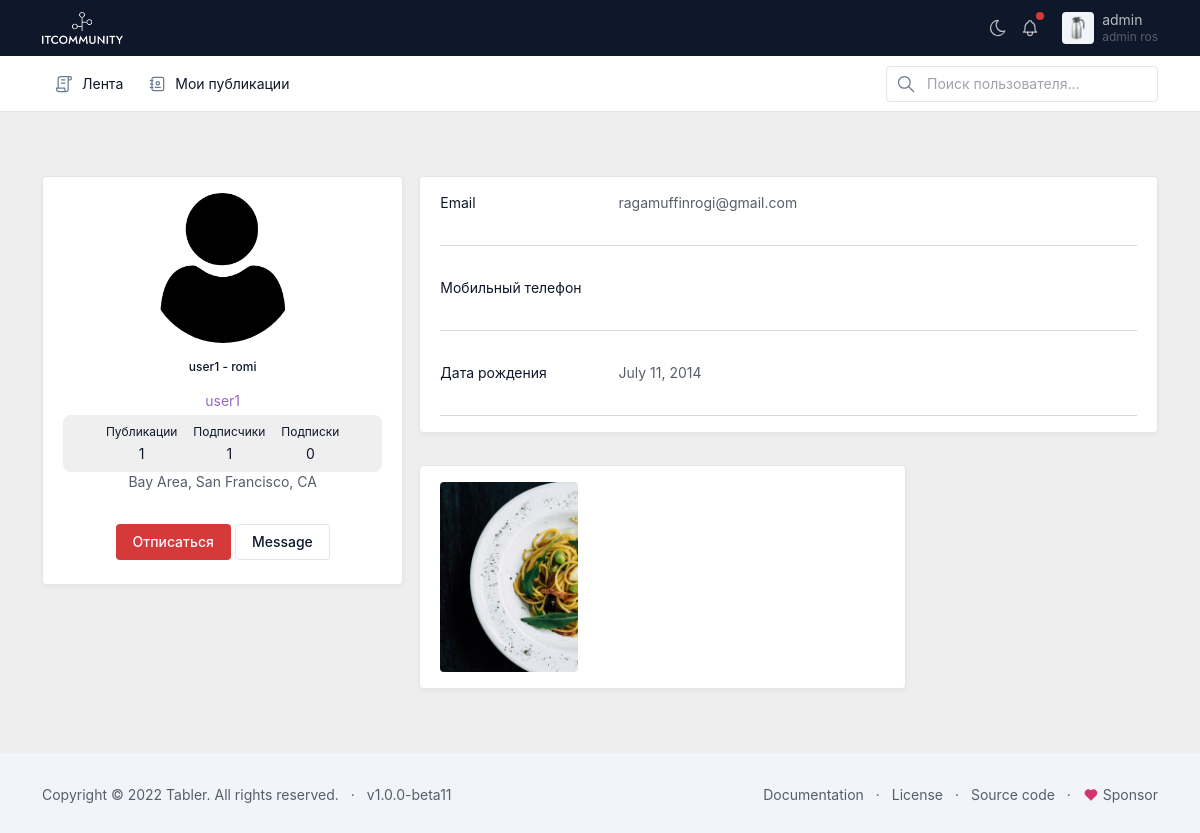
The page /accounts/user/profile/detail/2/ (signed in) on the database as committed earlier.
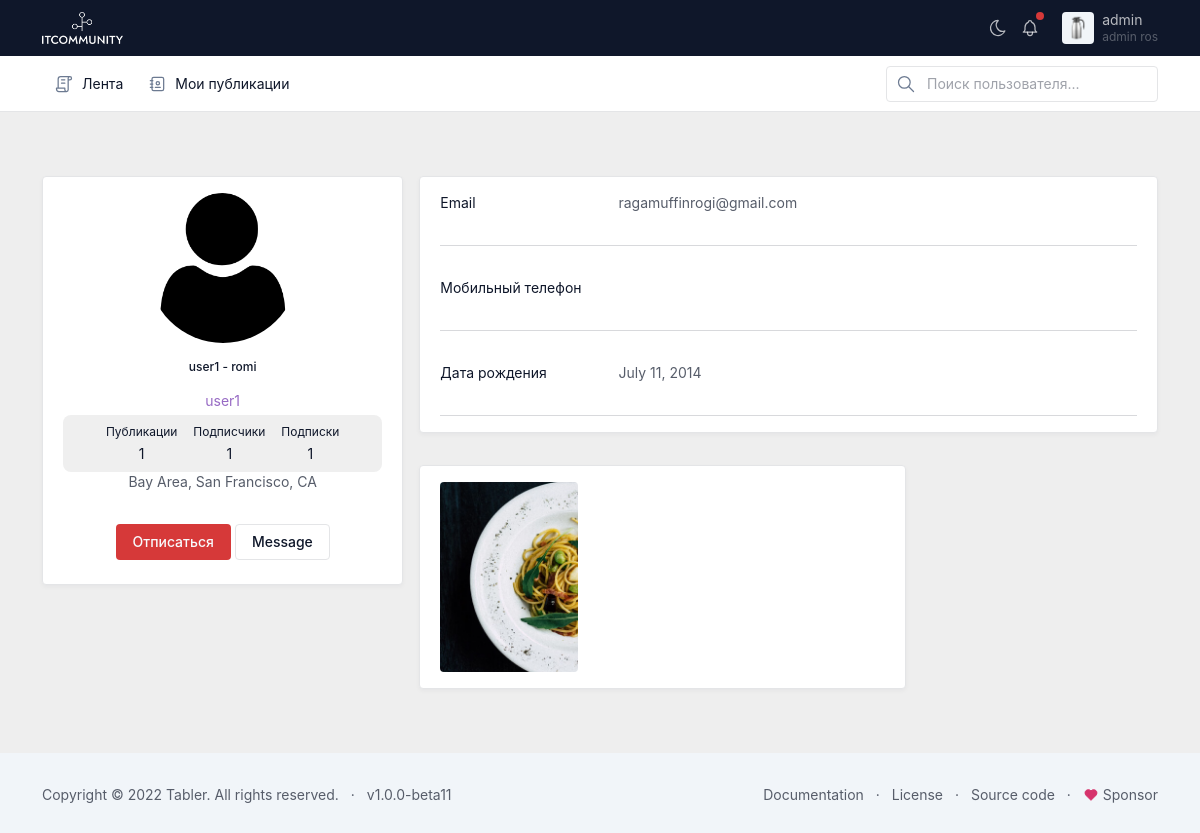
The same page on the database as committed later.
### apps/accounts/models.py (models this page shows, shortened)
class User(AbstractUser):
    avatar = models.ImageField(
        upload_to="users/avatars/",
        null=True,  # для базы
        blank=True,  # для формы
        verbose_name="Фото профиля"
    )
    birthday = models.DateField("Дата рождения", null=True)
    phone = models.CharField("Номер телефона", max_length=14, null=True)
    following = models.ManyToManyField("self", blank=True, null=True,
                 related_name="followers", symmetrical=False)
    is_private = models.BooleanField(default=False)
    class Meta:
        verbose_name = "Пользователь"
        verbose_name_plural = "Пользователи"
    @property
    def full_name(self):
        return f"{self.first_name} - {self.last_name}"

### apps/accounts/views.py (the view)
# urls.py: path("user/profile/detail/<int:pk>/", UserProfileView.as_view(), name="user_details"),
class UserProfileView(LoginRequiredMixin, DetailView):
    template_name = "user_profile_detail.html"
    model = User
    queryset = User.objects.all()

### apps/accounts/templates/user_profile_detail.html (shortened to what the changed rows need)
{% extends 'base.html' %}
{% block content %}
    <section style="background-color: #eee;">
        <div class="container py-5">
            <div class="row">
                <div class="col-lg-4">
                    <div class="card mb-4">
                        <div class="card-body text-center">
                            {% if object.avatar %}
                                <img src="{{ object.avatar.url }}" alt="avatar"
                                     class="rounded-circle img-fluid" style="width: 150px;">
                            {% else %}
                                <img src="/static/img/icons/user_profile.png" alt="avatar"
                                     class="rounded-circle img-fluid" style="width: 150px;">
                            {% endif %}
                            <h5 class="my-3">{{ object.full_name }}</h5>
                            <p class="text-primary mb-1">{{ object.username }}</p>
                            <div class="d-flex justify-content-center rounded-3 p-2"
                                 style="background-color: #efefef;">
                                <div>
                                    <p class="small text mb-1">Публикации</p>
                                    <p class="mb-0">{{ object.posts.count }}</p>
                                </div>
                                <div class="px-3">
                                    <p class="small text mb-1">Подписчики </p>
                                    <p class="mb-0"> {{ object.followers.count }}</p>
                                </div>
                                <div>
                                    <p class="small text mb-1">Подписки</p>
                                    <p class="mb-0">{{ object.following.count }}</p>
                                </div>
                            </div>
                            <p class="text-muted mb-4">Bay Area, San Francisco, CA</p>
                            <div class="d-flex justify-content-center mb-2">
                                {% if request.user in object.followers.all %}
                                    <a href="{% url 'unfollow' object.id %}" class="btn btn-danger"> Отписаться </a>
                                {% else %}
                                    <a href="{% url 'follow' object.id %}" class="btn btn-success"> Подписаться </a>
                                {% endif %}
                                <button type="button" class="btn btn-outline-primary ms-1">Message</button>
                            </div>
                        </div>
                    </div>
                </div>
                {% if not object.is_private or request.user in object.followers.all %}
                    <div class="col-lg-8">
                        <div class="card mb-4">
                            <div class="card-body">
                                <div class="row">
                                    <div class="col-sm-3">
                                        <p class="mb-0">Email</p>
                                    </div>
                                    <div class="col-sm-9">
                                        <p class="text-muted mb-0">{{ object.email }}</p>
                                    </div>
                                </div>
                                <hr>
                                <div class="row">
                                    <div class="col-sm-3">
                                        <p class="mb-0">Мобильный телефон</p>
                                    </div>
                                    <div class="col-sm-9">
                                    </div>
                                </div>
                                <hr>
                                <div class="row">
                                    <div class="col-sm-3">
                                        <p class="mb-0">Дата рождения</p>
                                    </div>
                                    <div class="col-sm-9">
                                        <p class="text-muted mb-0">{{ object.birthday }}</p>
                                    </div>
                                </div>
                                <hr>
                            </div>
                        </div>
                        <div class="row">
                            <div class="col-lg-8">
                                <div class="card">
                                    <div class="card-body ">
                                        <div class="row row-cols-3 g-3">
                                            {% for post in object.posts.all %}
                                                <a href="{% url 'post_detail' post.id %}" data-fslightbox="gallery">
                                                    <img src="{{ post.image.url }}" alt=""
                                                         class="rounded"
                                                         style="float:left; width:200px; height: 190px;  object-fit: cover;">
                                                </a>
                                            {% endfor %}
                                        </div>
                                    </div>
                                </div>
                            </div>
                        </div>
                    </div>
                {% endif %}
            </div>
        </div>
    </section>
{% endblock %}

Rows that differ between the two databases and show on the page:
changed User "user1": following.count "0" → "1"
